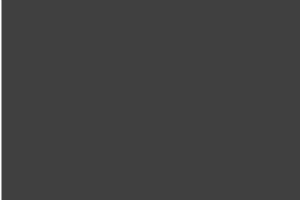
Frame 1 (no input)
Frame 60 (the mouse pressed at the canvas centre just before this capture): identical to frame 1, image omitted
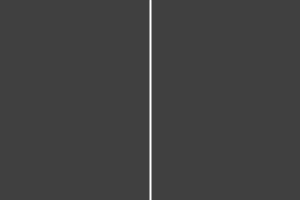
Frame 120 (the mouse held since frame 60 and released just before this capture)

The Processing sketch that drew these frames (run headless with seeded random() and noise(); from frame 60 on, the mouse is pressed at the canvas centre):

// Processing sketch: processing_23887
// ── processing_23887.pde

// a vertical line, following the mouse 

///////////////////////////////////////////////////////
// Code placed in setup() will run once
void setup() {
  size(300, 200);
  stroke(255);
  strokeWeight(2);
}

///////////////////////////////////////////////////////
// Code placed in draw() will run over and over
void draw() {
  background(64); 
  // mouseX and height are built-in variables. their value
  // is updated automagically by Processing 
  line(mouseX, 0, mouseX, height);
}
